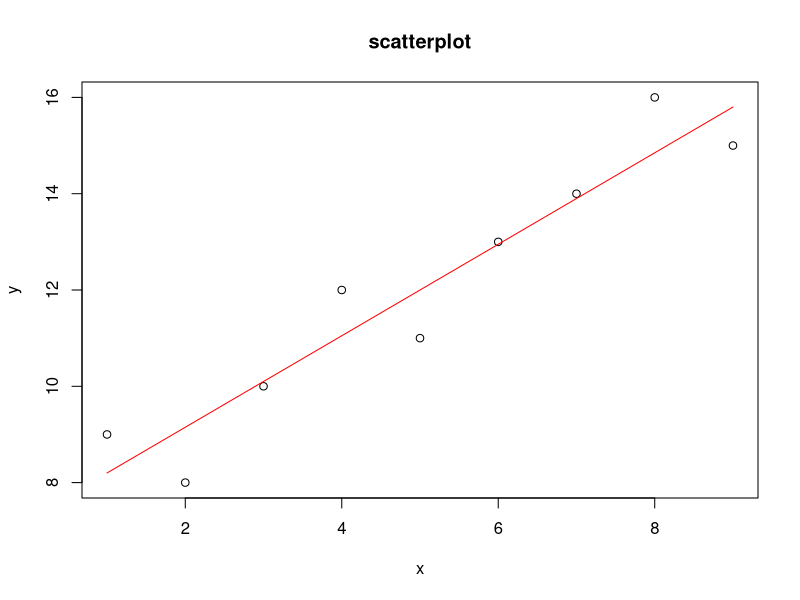

Generate this figure with R:
#Example 17 chapter 6 page no 263
x=c(1:9)
y=c(9,8,10,12,11,13,14,16,15)
fit<-lm(y~poly(x,1,raw = "True"))
plot(x,y,main = "scatterplot")
line1= fit$coefficient[2]*x +fit$coefficient[1]
lines(x,line1,col="red")
cat("y =",fit$coefficient[2],"x +",fit$coefficient[1])
y=predict(fit,data.frame(x=6.2))
cat(y,"is the estimated value for x=6.2")
